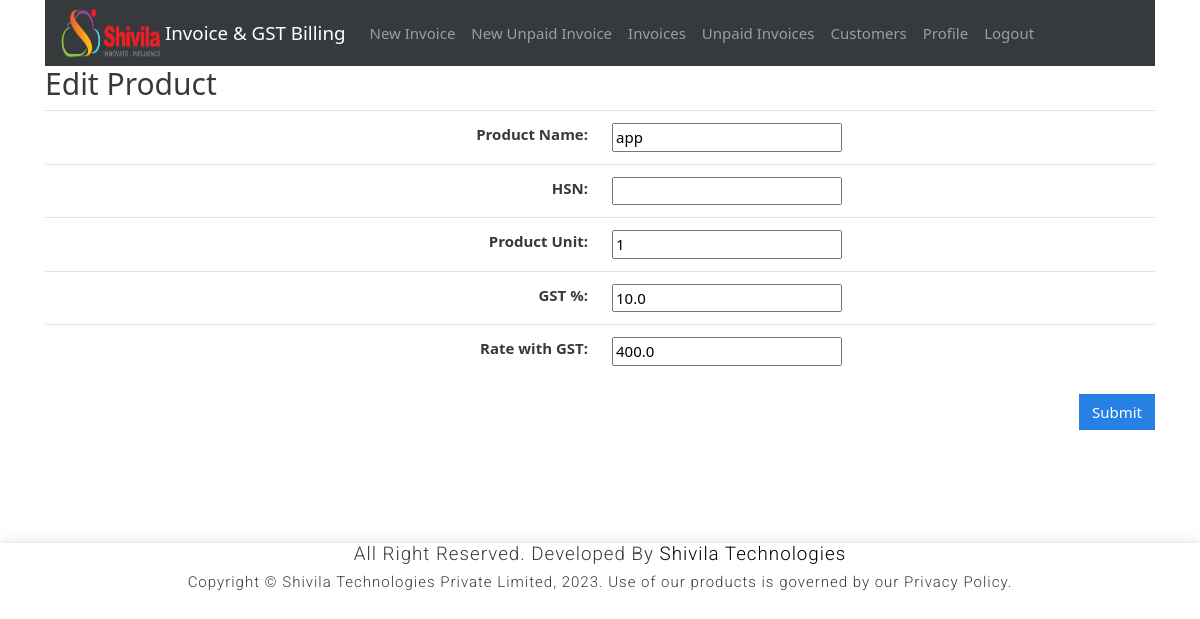
/products/edit/6 (signed in), run on the app's committed database.
### gstbillingapp/models.py (models this page shows, shortened)
class Product(models.Model):
    user = models.ForeignKey(User, null=True, blank=True, on_delete=models.SET_NULL)
    product_name = models.CharField(max_length=200)
    product_hsn = models.CharField(max_length=50, null=True, blank=True)
    product_unit = models.CharField(max_length=50)
    product_gst_percentage = models.FloatField()
    product_rate_with_gst = models.FloatField()

### gstbillingapp/views.py (the view)
# urls.py: path('products/edit/<int:product_id>', views.product_edit, name='product_edit'),
@login_required
def product_edit(request, product_id):
    product_obj = get_object_or_404(Product, user=request.user, id=product_id)
    if request.method == "POST":
        product_form = ProductForm(request.POST, instance=product_obj)
        if product_form.is_valid():
            new_product = product_form.save()
            return redirect('products')
    context = {}
    context['product_form'] = ProductForm(instance=product_obj)
    return render(request, 'gstbillingapp/product_edit.html', context)

### gstbillingapp/forms.py
class ProductForm(ModelForm):
     class Meta:
         model = Product
         fields = ['product_name', 'product_hsn', 'product_unit', 'product_gst_percentage', 'product_rate_with_gst']

### gstbillingapp/templates/gstbillingapp/product_edit.html (shortened to what this page needs)
{% extends "gstbillingapp/base.html" %}
{% load static %}
{% block content %}
<h2>Edit Product</h2>
<form method="POST">
	<table class="table">
		<tbody class="two-col-form">
			<tr>
				<th scope="row" class="text-right">Product Name:</th>
				<td class="form-input-td">{{product_form.product_name}}</td>
			</tr>
			<tr>
				<th scope="row" class="text-right">HSN:</th>
				<td class="form-input-td">{{product_form.product_hsn}}</td>
			</tr>
			<tr>
				<th scope="row" class="text-right">Product Unit:</th>
				<td class="form-input-td">{{product_form.product_unit}}</td>
			</tr>
			<tr>
				<th scope="row" class="text-right">GST %:</th>
				<td class="form-input-td">{{product_form.product_gst_percentage}}</td>
			</tr>
			<tr>
				<th scope="row" class="text-right">Rate with GST:</th>
				<td class="form-input-td">{{product_form.product_rate_with_gst}}</td>
			</tr>
		</tbody>
	</table>
	<input type="submit" class="btn btn-primary float-right" value="Submit">
</form>
{% endblock %}

### gstbillingapp/static/gstbillingapp/main.css (style rules this page uses)
.two-col-form td, .two-col-form th { width: 25%; }

### data on the page
Product: product_name "app", product_unit "1", product_gst_percentage "10.0", product_rate_with_gst "400.0"
